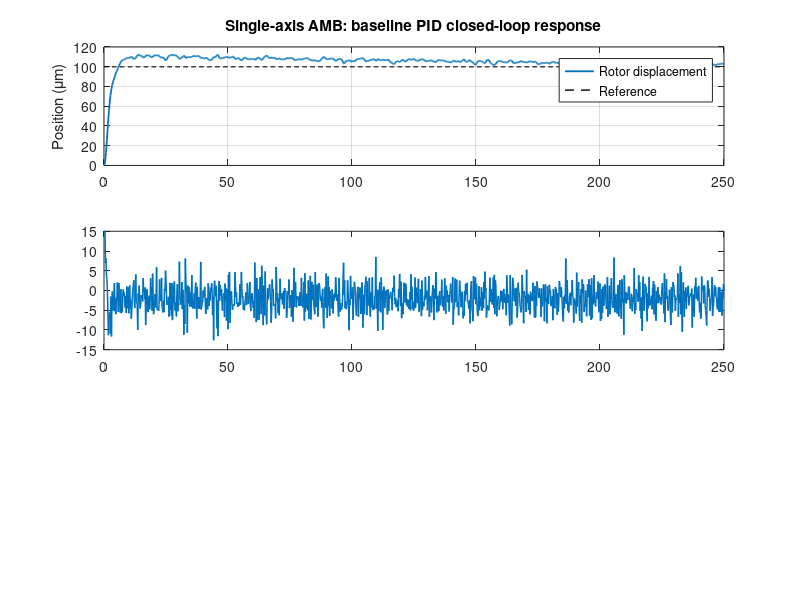

Write MATLAB code to recreate this figure. (Note: this script raises an error after producing the figure.)
%% AMB_Mathematical_Model_and_PID_Demo_FINAL.m

clear; clc; close all;

%% 1. PARAMETERS TRANSCRIBED FROM THE REFERENCE TEST-RIG TABLE
p.m       = 46.0;       % equivalent rotor mass [kg]
p.ki      = 129.7;      % force/current coefficient [N/A]
p.ksTable = -2.4e6;     % signed displacement stiffness in the paper [N/m]
p.gap     = 250e-6;     % radial protecting-bearing half air gap [m]
p.fsw     = 20e3;       % converter switching frequency [Hz]
p.rpmMin  = 0;
p.rpmMax  = 4000;

% The reference paper writes:
%   m*x_ddot = -ksTable*x + ki*i + Fd, with ksTable < 0.
% Therefore -ksTable is POSITIVE and destabilizing.
% V6 stores the positive magnitude of that destabilizing coefficient.
p.kNegMag = -p.ksTable; % positive destabilizing stiffness magnitude [N/m]

fprintf('\n=== SINGLE-AXIS AMB MATHEMATICAL MODEL ===\n');
fprintf('m = %.3f kg\n',p.m);
fprintf('ki = %.3f N/A\n',p.ki);
fprintf('Signed ks from paper = %.4e N/m\n',p.ksTable);
fprintf('Destabilizing magnitude used by V6 = %.4e N/m\n',p.kNegMag);
fprintf('Protecting-bearing half air gap = %.1f um\n',p.gap*1e6);
fprintf('Converter switching frequency = %.1f kHz\n',p.fsw/1e3);

%% 2. CONTINUOUS-TIME MODEL
% Paper sign convention:
%   m*x_ddot = -ksTable*x + ki*i + Fd
%
% Since ksTable = -2.4e6 N/m:
%   m*x_ddot = +2.4e6*x + 129.7*i + Fd
%
% Define state z = [x; v], where v = dx/dt.
% z_dot = A*z + B*i + E*Fd.

A = [0, 1;
     p.kNegMag/p.m, 0];
B = [0;
     p.ki/p.m];
E_F = [0;
       1/p.m];       % maps disturbance FORCE [N] to acceleration
E_acc = [0;
         1];          % maps disturbance ACCELERATION [m/s^2] to acceleration
C = [1, 0];
D = 0;

fprintf('\nContinuous-time state-space model:\n');
disp('A ='); disp(A);
disp('B ='); disp(B);
disp('E_F (force input) ='); disp(E_F);
disp('E_acc (acceleration input) ='); disp(E_acc);
disp('C ='); disp(C);

% Transfer function from incremental control current to displacement:
% X(s)/I(s) = ki / (m*s^2 - p.kNegMag)
fprintf('Plant transfer function: X(s)/I(s) = %.4g / (%.4g*s^2 - %.4g)\n', ...
        p.ki,p.m,p.kNegMag);

%% 3. OPEN-LOOP POLES: VERIFY INSTABILITY
poles = eig(A);
fprintf('Open-loop poles [rad/s]:\n');
disp(poles);
fprintf('Positive pole = %.4f rad/s; open-loop plant is unstable.\n',max(real(poles)));

% Analytic result: s = +/-sqrt(kNegMag/m)
poleMagnitude = sqrt(p.kNegMag/p.m);
fprintf('Analytic poles: +%.4f and -%.4f rad/s\n',poleMagnitude,-poleMagnitude);

%% 4. SAMPLE THE PLANT USING EXACT ZERO-ORDER HOLD
% V6 uses dt = 0.0002 s -> 5 kHz controller/simulation update rate.
% This is distinct from the 20 kHz converter switching frequency.
dt = 2e-4;
T  = 0.25;
N  = floor(T/dt)+1;
t  = (0:N-1)'*dt;

% Augmented matrix exponential gives exact ZOH matrices for constant input
% over each sample interval. Ed maps disturbance acceleration a_d = F_d/m:
% [z(k+1)] = Ad*z(k) + Bd*i(k) + Ed*d_acc(k)
M = [A, B, E_acc;
     zeros(2,4)];
Md = expm(M*dt);
Ad = Md(1:2,1:2);
Bd = Md(1:2,3);
Ed = Md(1:2,4);

fprintf('\nDiscrete-time exact-ZOH model at dt = %.4g s:\n',dt);
fprintf('Controller sample rate = %.1f kHz\n',1/dt/1e3);
disp('Ad ='); disp(Ad);
disp('Bd ='); disp(Bd);
disp('Ed (maps disturbance acceleration a_d = F_d/m) ='); disp(Ed);

%% 5. PID CONTROLLER CONNECTED TO THE PLANT
% This is the baseline PID specified in V6. V6 subsequently searches for
% better gains and also evaluates 2-state and 3-state Kalman-filter variants.
Kp = 2.0e5;       % [A/m]
Ki = 1.0e6;       % [A/(m*s)]
Kd = 500;         % [A*s/m]
tauD = 2.5e-4;    % derivative-filter time constant [s]
iLimit = 15;      % current saturation [A]
reference = 100e-6; % desired displacement [m]

% Discrete derivative low-pass filter:
% dFilt(k) = alpha*dFilt(k-1) + (1-alpha)*(y(k)-y(k-1))/dt
alpha = tauD/(tauD+dt);

% PID equation used in V6:
% i_raw = Kp*e + Ki*integral(e) + Kd*de
% e = reference - measured_position
% de = -filtered_derivative(measured_position)
%
% The sign is consistent with positive ki: positive current produces
% positive incremental force, while a displacement above the reference
% makes the error/current command negative.

x = zeros(N,1);
v = zeros(N,1);
iCmd = zeros(N,1);
y = zeros(N,1);
err = zeros(N,1);
dFilt = 0;
yPrev = 0;
integralError = 0;
currentPrev = 0;

rng(2026,'twister');
sigma = 2e-6; % nominal measurement noise standard deviation [m]
sensorNoise = sigma*randn(N,1);

for k = 1:N-1
    y(k) = x(k) + sensorNoise(k);
    err(k) = reference - y(k);

    if k > 1
        dFilt = alpha*dFilt + (1-alpha)*(y(k)-yPrev)/dt;
    end
    derivativeError = -dFilt;
    integralError = integralError + err(k)*dt;

    iRaw = Kp*err(k) + Ki*integralError + Kd*derivativeError;
    iSat = min(max(iRaw,-iLimit),iLimit);

    % Simple anti-windup correction consistent with the V6 implementation.
    if iSat ~= iRaw && sign(iRaw) == sign(err(k))
        integralError = integralError - 0.5*err(k)*dt;
    end
    iCmd(k) = iSat;

    % Example rotating-unbalance disturbance, represented as acceleration.
    % mu*r is an assumed equivalent unbalance parameter, not supplied in
    % the reference Table V. V6 uses 1e-4 kg*m and 3000 rpm by default.
    muR = 1e-4; rpm = 3000;
    omega = 2*pi*rpm/60;
    disturbanceAcceleration = muR*omega^2*sin(omega*t(k))/p.m;

    zNext = Ad*[x(k);v(k)] + Bd*iCmd(k) + Ed*disturbanceAcceleration;
    x(k+1) = zNext(1);
    v(k+1) = zNext(2);

    yPrev = y(k);
    currentPrev = iCmd(k); %#ok<NASGU>
end
y(N) = x(N) + sensorNoise(N);
err(N) = reference - y(N);

%% 6. PERFORMANCE METRICS FOR THIS DEMONSTRATION
% These are illustrative baseline-PID results from this standalone demo.
% The full V6 script computes seed-averaged metrics for all four controllers.
x_um = x*1e6;
ref_um = reference*1e6;
rmse_um = sqrt(mean((x_um-ref_um).^2));
overshoot_pct = max(0,(max(x_um)-ref_um)/ref_um*100);
rmsCurrent_A = sqrt(mean(iCmd.^2));

fprintf('\n=== BASELINE PID DEMONSTRATION (one noise seed) ===\n');
fprintf('Kp = %.4g A/m, Ki = %.4g A/(m*s), Kd = %.4g A*s/m\n',Kp,Ki,Kd);
fprintf('Current limit = +/- %.1f A\n',iLimit);
fprintf('RMSE = %.4f um\n',rmse_um);
fprintf('Overshoot = %.3f %%\n',overshoot_pct);
fprintf('RMS current = %.4f A\n',rmsCurrent_A);
fprintf('These values are from this demo run only; use V6 exported tables for paper results.\n');

%% 7. PLOTS TO SHOW THE MATHEMATICAL MODEL AND FEEDBACK IMPLEMENTATION
figure('Color','w','Name','AMB mathematical model and PID demonstration');
subplot(3,1,1);
plot(t*1e3,x_um,'LineWidth',1.3); hold on;
plot(t*1e3,ref_um*ones(size(t)),'k--','LineWidth',1.0);
grid on; ylabel('Position (\mum)');
title('Single-axis AMB: baseline PID closed-loop response');
legend('Rotor displacement','Reference','Location','best');

subplot(3,1,2);
plot(t*1e3,iCmd,'LineWidth',1.1); hold on;
yline(iLimit,'k--'); yline(-iLimit,'k--');
grid on; ylabel('Current (A)');
title('PID output after current saturation');

subplot(3,1,3);
plot(t*1e3,err*1e6,'LineWidth',1.1);
grid on; xlabel('Time (ms)'); ylabel('Error (\mum)');
title('Measured position error');

% Open-loop natural response of the unstable model, with zero input.
% Small initial displacement is used only to illustrate the unstable pole.
% Stop the illustrative open-loop trajectory when it reaches the listed
% protecting-bearing half-gap. Beyond this point, the linearized free-motion
% model is not a physically credible description of the real rig.
tOL = (0:dt:0.05)';
zOL = zeros(2,numel(tOL));
zOL(:,1) = [1e-6;0];
nOL = 1;
for k = 1:numel(tOL)-1
    zOL(:,k+1) = Ad*zOL(:,k); % zero current and zero disturbance
    nOL = k+1;
    if abs(zOL(1,k+1)) >= p.gap
        break;
    end
end
tOL = tOL(1:nOL);
zOL = zOL(:,1:nOL);
figure('Color','w','Name','Open-loop AMB instability');
plot(tOL*1e3,zOL(1,:)*1e6,'LineWidth',1.3); hold on;
yline(p.gap*1e6,'r--','Protecting-bearing half-gap');
grid on; xlabel('Time (ms)'); ylabel('Displacement (\mum)');
title('Open-loop instability (illustration stops at half-gap)');

%% 8. MODEL SCOPE AND ASSUMPTIONS
fprintf('\n=== MODEL SCOPE ===\n');
fprintf(['Single-axis linearized model; gravity and cross-axis coupling omitted.\n' ...
         'Amplifier, sensor, computation delay, saturation physics and magnetic nonlinearities\n' ...
         'are not fully modeled. Current saturation and measurement noise are included.\n' ...
         'The air gap is reported as a rig parameter but does not enter the linearized equation\n' ...
         'directly; it would matter in a nonlinear magnetic-force model or safety constraints.\n' ...
         'The reference rig speed range is 0-4000 rpm; the V6 speed sweep should be aligned\n' ...
         'to that range for a strict reproduction of the reference rig.\n\n']);
